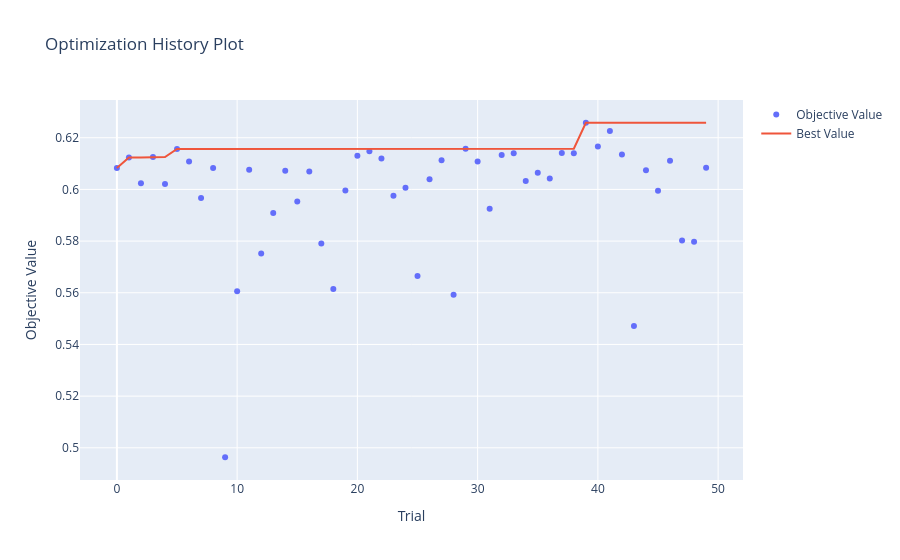
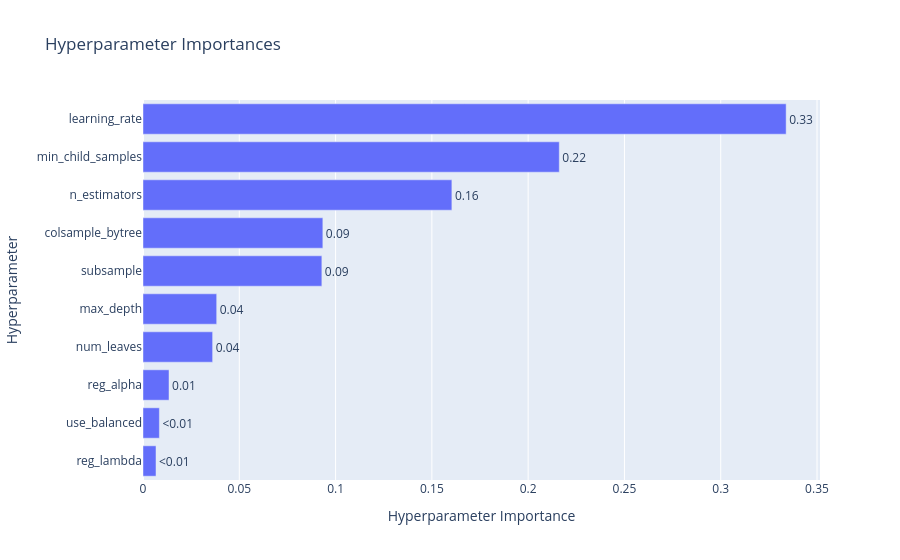
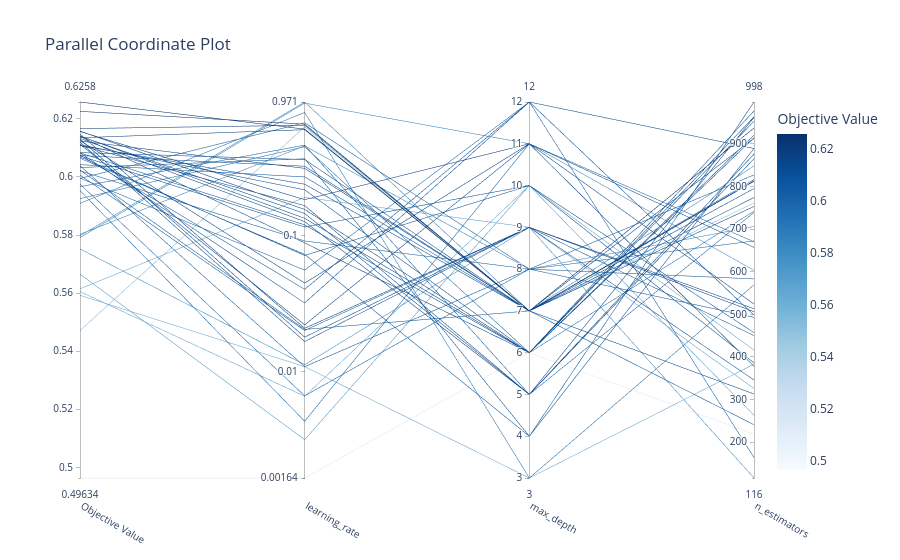
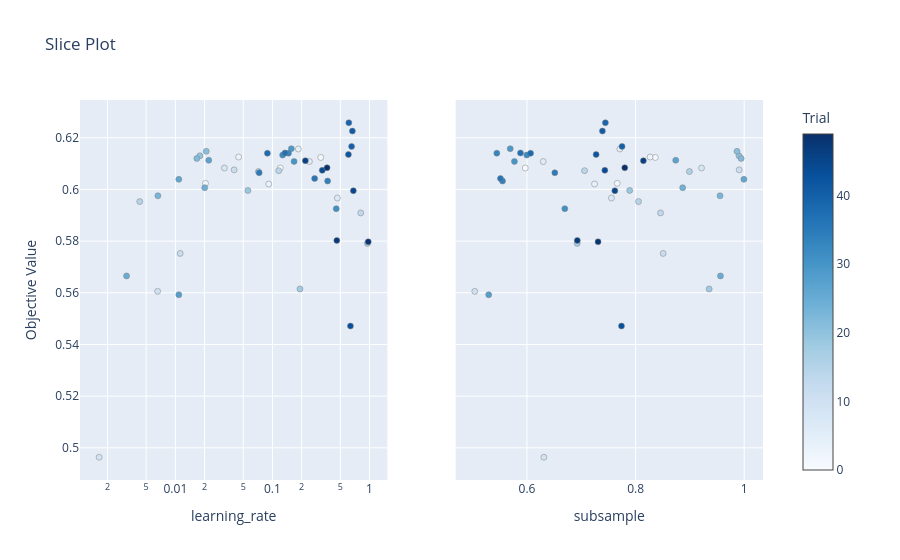

The code cell stored with these charts, in order, in its notebook:
### Code cell
# 1) Trial별 F1-score 추이
fig1 = plot_optimization_history(study)
fig1.show()

# 2) Hyperparameter 중요도 분석
fig2 = plot_param_importances(study)
fig2.show()

# 3) 두 파라미터 조합별 성능 분포 (parallel coordinate)
fig3 = plot_parallel_coordinate(study, params=['learning_rate','n_estimators','max_depth'])
fig3.show()

# 4) 특정 파라미터 주위 성능 (slice plot)
fig4 = plot_slice(study, params=['learning_rate','subsample'])
fig4.show()

# 5) 2차원 성능 등고선 (contour plot)
fig5 = plot_contour(study, params=['learning_rate','num_leaves'])
fig5.show()

### Figure 1 — Plotly figure (JSON) as saved in the notebook; plotly's stock layout.template omitted (floating-point values rounded to 4 significant figures)
{"data": [{"mode": "markers", "name": "Objective Value", "type": "scatter", "x": [0, 1, 2, 3, 4, 5, 6, 7, 8, 9, 10, 11, 12, 13, 14, 15, 16, 17, 18, 19, 20, 21, 22, 23, 24, 25, 26, 27, 28, 29, 30, 31, 32, 33, 34, 35, 36, 37, 38, 39, 40, 41, 42, 43, 44, 45, 46, 47, 48, 49], "y": [0.6083, 0.6124, 0.6024, 0.6125, 0.6021, 0.6156, 0.6108, 0.5967, 0.6083, 0.4963, 0.5605, 0.6076, 0.5752, 0.5909, 0.6073, 0.5953, 0.6069, 0.5791, 0.5615, 0.5996, 0.613, 0.6147, 0.612, 0.5975, 0.6007, 0.5665, 0.6039, 0.6113, 0.5592, 0.6158, 0.6108, 0.5925, 0.6133, 0.614, 0.6032, 0.6064, 0.6042, 0.6141, 0.614, 0.6258, 0.6166, 0.6226, 0.6135, 0.5471, 0.6074, 0.5995, 0.6111, 0.5803, 0.5797, 0.6084]}, {"mode": "lines", "name": "Best Value", "type": "scatter", "x": [0, 1, 2, 3, 4, 5, 6, 7, 8, 9, 10, 11, 12, 13, 14, 15, 16, 17, 18, 19, 20, 21, 22, 23, 24, 25, 26, 27, 28, 29, 30, 31, 32, 33, 34, 35, 36, 37, 38, 39, 40, 41, 42, 43, 44, 45, 46, 47, 48, 49], "y": [0.6083, 0.6124, 0.6124, 0.6125, 0.6125, 0.6156, 0.6156, 0.6156, 0.6156, 0.6156, 0.6156, 0.6156, 0.6156, 0.6156, 0.6156, 0.6156, 0.6156, 0.6156, 0.6156, 0.6156, 0.6156, 0.6156, 0.6156, 0.6156, 0.6156, 0.6156, 0.6156, 0.6156, 0.6156, 0.6158, 0.6158, 0.6158, 0.6158, 0.6158, 0.6158, 0.6158, 0.6158, 0.6158, 0.6158, 0.6258, 0.6258, 0.6258, 0.6258, 0.6258, 0.6258, 0.6258, 0.6258, 0.6258, 0.6258, 0.6258]}, {"marker": {"color": "#cccccc"}, "mode": "markers", "name": "Infeasible Trial", "showlegend": false, "type": "scatter", "x": [], "y": []}], "layout": {"title": {"text": "Optimization History Plot"}, "xaxis": {"title": {"text": "Trial"}}, "yaxis": {"title": {"text": "Objective Value"}}}}

### Figure 2 — Plotly figure (JSON) as saved in the notebook; plotly's stock layout.template omitted (floating-point values rounded to 4 significant figures)
{"data": [{"cliponaxis": false, "hovertemplate": ["reg_lambda (FloatDistribution): 0.006750646709793729<extra></extra>", "use_balanced (CategoricalDistribution): 0.008507649075705802<extra></extra>", "reg_alpha (FloatDistribution): 0.013514542373995481<extra></extra>", "num_leaves (IntDistribution): 0.03615704453935078<extra></extra>", "max_depth (IntDistribution): 0.0382681119732875<extra></extra>", "subsample (FloatDistribution): 0.09287703125352914<extra></extra>", "colsample_bytree (FloatDistribution): 0.09338982003861608<extra></extra>", "n_estimators (IntDistribution): 0.16039459184604304<extra></extra>", "min_child_samples (IntDistribution): 0.21616679630952068<extra></extra>", "learning_rate (FloatDistribution): 0.3339737658801577<extra></extra>"], "name": "Objective Value", "orientation": "h", "text": ["<0.01", "<0.01", "0.01", "0.04", "0.04", "0.09", "0.09", "0.16", "0.22", "0.33"], "textposition": "outside", "type": "bar", "x": [0.006751, 0.008508, 0.01351, 0.03616, 0.03827, 0.09288, 0.09339, 0.1604, 0.2162, 0.334], "y": ["reg_lambda", "use_balanced", "reg_alpha", "num_leaves", "max_depth", "subsample", "colsample_bytree", "n_estimators", "min_child_samples", "learning_rate"]}], "layout": {"title": {"text": "Hyperparameter Importances"}, "xaxis": {"title": {"text": "Hyperparameter Importance"}}, "yaxis": {"title": {"text": "Hyperparameter"}}}}

### Figure 3 — Plotly figure (JSON) as saved in the notebook; plotly's stock layout.template omitted (floating-point values rounded to 4 significant figures)
{"data": [{"dimensions": [{"label": "Objective Value", "range": [0.4963, 0.6258], "values": [0.6083, 0.6124, 0.6024, 0.6125, 0.6021, 0.6156, 0.6108, 0.5967, 0.6083, 0.4963, 0.5605, 0.6076, 0.5752, 0.5909, 0.6073, 0.5953, 0.6069, 0.5791, 0.5615, 0.5996, 0.613, 0.6147, 0.612, 0.5975, 0.6007, 0.5665, 0.6039, 0.6113, 0.5592, 0.6158, 0.6108, 0.5925, 0.6133, 0.614, 0.6032, 0.6064, 0.6042, 0.6141, 0.614, 0.6258, 0.6166, 0.6226, 0.6135, 0.5471, 0.6074, 0.5995, 0.6111, 0.5803, 0.5797, 0.6084]}, {"label": "learning_rate", "range": [-2.786, -0.01281], "ticktext": ["0.00164", "0.01", "0.1", "0.971"], "tickvals": [-2.786, -2, -1, -0.01281], "values": [-0.9193, -0.5021, -1.69, -1.348, -1.038, -0.7334, -0.619, -0.3311, -1.495, -2.786, -2.183, -1.394, -1.95, -0.08996, -0.935, -2.368, -1.145, -0.02104, -0.7162, -1.253, -1.747, -1.682, -1.779, -2.18, -1.698, -2.503, -1.965, -1.656, -1.965, -0.8053, -0.7769, -0.3427, -0.8948, -0.835, -0.4315, -1.137, -0.5653, -0.8705, -1.052, -0.2129, -0.1843, -0.1762, -0.217, -0.1962, -0.4864, -0.1661, -0.6605, -0.3365, -0.01281, -0.437]}, {"label": "max_depth", "range": [3, 12], "values": [6, 7, 7, 11, 8, 11, 7, 5, 12, 6, 10, 12, 9, 3, 10, 11, 10, 11, 9, 12, 9, 9, 9, 8, 9, 10, 8, 11, 3, 6, 5, 6, 5, 5, 4, 4, 7, 6, 6, 7, 7, 7, 7, 7, 7, 8, 6, 8, 7, 7]}, {"label": "n_estimators", "range": [116, 998], "values": [977, 313, 241, 524, 583, 378, 795, 739, 889, 219, 416, 498, 116, 569, 386, 670, 457, 603, 326, 164, 513, 506, 346, 672, 450, 263, 493, 657, 383, 914, 962, 742, 865, 876, 998, 889, 816, 953, 963, 937, 753, 812, 813, 761, 913, 827, 920, 706, 848, 774]}], "labelangle": 30, "labelside": "bottom", "line": {"color": [0.6083, 0.6124, 0.6024, 0.6125, 0.6021, 0.6156, 0.6108, 0.5967, 0.6083, 0.4963, 0.5605, 0.6076, 0.5752, 0.5909, 0.6073, 0.5953, 0.6069, 0.5791, 0.5615, 0.5996, 0.613, 0.6147, 0.612, 0.5975, 0.6007, 0.5665, 0.6039, 0.6113, 0.5592, 0.6158, 0.6108, 0.5925, 0.6133, 0.614, 0.6032, 0.6064, 0.6042, 0.6141, 0.614, 0.6258, 0.6166, 0.6226, 0.6135, 0.5471, 0.6074, 0.5995, 0.6111, 0.5803, 0.5797, 0.6084], "colorbar": {"title": {"text": "Objective Value"}}, "colorscale": [[0, "rgb(247,251,255)"], [0.125, "rgb(222,235,247)"], [0.25, "rgb(198,219,239)"], [0.375, "rgb(158,202,225)"], [0.5, "rgb(107,174,214)"], [0.625, "rgb(66,146,198)"], [0.75, "rgb(33,113,181)"], [0.875, "rgb(8,81,156)"], [1, "rgb(8,48,107)"]], "reversescale": false, "showscale": true}, "type": "parcoords"}], "layout": {"title": {"text": "Parallel Coordinate Plot"}}}

### Figure 4 — Plotly figure (JSON) as saved in the notebook; plotly's stock layout.template omitted (floating-point values rounded to 4 significant figures)
{"data": [{"marker": {"color": [0, 1, 2, 3, 4, 5, 6, 7, 8, 9, 10, 11, 12, 13, 14, 15, 16, 17, 18, 19, 20, 21, 22, 23, 24, 25, 26, 27, 28, 29, 30, 31, 32, 33, 34, 35, 36, 37, 38, 39, 40, 41, 42, 43, 44, 45, 46, 47, 48, 49], "colorbar": {"title": {"text": "Trial"}, "x": 1, "xpad": 40}, "colorscale": [[0, "rgb(247,251,255)"], [0.125, "rgb(222,235,247)"], [0.25, "rgb(198,219,239)"], [0.375, "rgb(158,202,225)"], [0.5, "rgb(107,174,214)"], [0.625, "rgb(66,146,198)"], [0.75, "rgb(33,113,181)"], [0.875, "rgb(8,81,156)"], [1, "rgb(8,48,107)"]], "line": {"color": "Grey", "width": 0.5}, "showscale": true}, "mode": "markers", "name": "Feasible Trial", "showlegend": false, "type": "scatter", "x": [0.1204, 0.3147, 0.02042, 0.04484, 0.09168, 0.1848, 0.2404, 0.4666, 0.032, 0.001637, 0.00656, 0.04033, 0.01121, 0.8129, 0.1161, 0.00429, 0.07169, 0.9527, 0.1922, 0.05591, 0.0179, 0.02079, 0.01663, 0.006603, 0.02004, 0.003139, 0.01084, 0.02207, 0.01085, 0.1566, 0.1671, 0.4543, 0.1274, 0.1462, 0.3702, 0.073, 0.2721, 0.1348, 0.08875, 0.6126, 0.6542, 0.6665, 0.6067, 0.6364, 0.3263, 0.6822, 0.2185, 0.4608, 0.9709, 0.3656], "xaxis": "x", "y": [0.6083, 0.6124, 0.6024, 0.6125, 0.6021, 0.6156, 0.6108, 0.5967, 0.6083, 0.4963, 0.5605, 0.6076, 0.5752, 0.5909, 0.6073, 0.5953, 0.6069, 0.5791, 0.5615, 0.5996, 0.613, 0.6147, 0.612, 0.5975, 0.6007, 0.5665, 0.6039, 0.6113, 0.5592, 0.6158, 0.6108, 0.5925, 0.6133, 0.614, 0.6032, 0.6064, 0.6042, 0.6141, 0.614, 0.6258, 0.6166, 0.6226, 0.6135, 0.5471, 0.6074, 0.5995, 0.6111, 0.5803, 0.5797, 0.6084], "yaxis": "y"}, {"marker": {"color": [0, 1, 2, 3, 4, 5, 6, 7, 8, 9, 10, 11, 12, 13, 14, 15, 16, 17, 18, 19, 20, 21, 22, 23, 24, 25, 26, 27, 28, 29, 30, 31, 32, 33, 34, 35, 36, 37, 38, 39, 40, 41, 42, 43, 44, 45, 46, 47, 48, 49], "colorbar": {"title": {"text": "Trial"}, "x": 1, "xpad": 40}, "colorscale": [[0, "rgb(247,251,255)"], [0.125, "rgb(222,235,247)"], [0.25, "rgb(198,219,239)"], [0.375, "rgb(158,202,225)"], [0.5, "rgb(107,174,214)"], [0.625, "rgb(66,146,198)"], [0.75, "rgb(33,113,181)"], [0.875, "rgb(8,81,156)"], [1, "rgb(8,48,107)"]], "line": {"color": "Grey", "width": 0.5}, "showscale": false}, "mode": "markers", "name": "Feasible Trial", "showlegend": false, "type": "scatter", "x": [0.5968, 0.8362, 0.7661, 0.8266, 0.7244, 0.771, 0.6298, 0.7555, 0.9214, 0.6312, 0.5038, 0.9908, 0.8508, 0.8459, 0.706, 0.8054, 0.8992, 0.6925, 0.9355, 0.7891, 0.9904, 0.9867, 0.9944, 0.9555, 0.8867, 0.9563, 0.9994, 0.8739, 0.5295, 0.5691, 0.5769, 0.6697, 0.5996, 0.5444, 0.555, 0.6512, 0.5512, 0.588, 0.6066, 0.7444, 0.775, 0.7389, 0.7273, 0.774, 0.7434, 0.7618, 0.8144, 0.6927, 0.7309, 0.78], "xaxis": "x2", "y": [0.6083, 0.6124, 0.6024, 0.6125, 0.6021, 0.6156, 0.6108, 0.5967, 0.6083, 0.4963, 0.5605, 0.6076, 0.5752, 0.5909, 0.6073, 0.5953, 0.6069, 0.5791, 0.5615, 0.5996, 0.613, 0.6147, 0.612, 0.5975, 0.6007, 0.5665, 0.6039, 0.6113, 0.5592, 0.6158, 0.6108, 0.5925, 0.6133, 0.614, 0.6032, 0.6064, 0.6042, 0.6141, 0.614, 0.6258, 0.6166, 0.6226, 0.6135, 0.5471, 0.6074, 0.5995, 0.6111, 0.5803, 0.5797, 0.6084], "yaxis": "y2"}], "layout": {"title": {"text": "Slice Plot"}, "xaxis": {"anchor": "y", "domain": [0, 0.45], "title": {"text": "learning_rate"}, "type": "log"}, "xaxis2": {"anchor": "y2", "domain": [0.55, 1], "title": {"text": "subsample"}}, "yaxis": {"anchor": "x", "domain": [0, 1], "title": {"text": "Objective Value"}}, "yaxis2": {"anchor": "x2", "domain": [0, 1], "matches": "y", "showticklabels": false}}}
